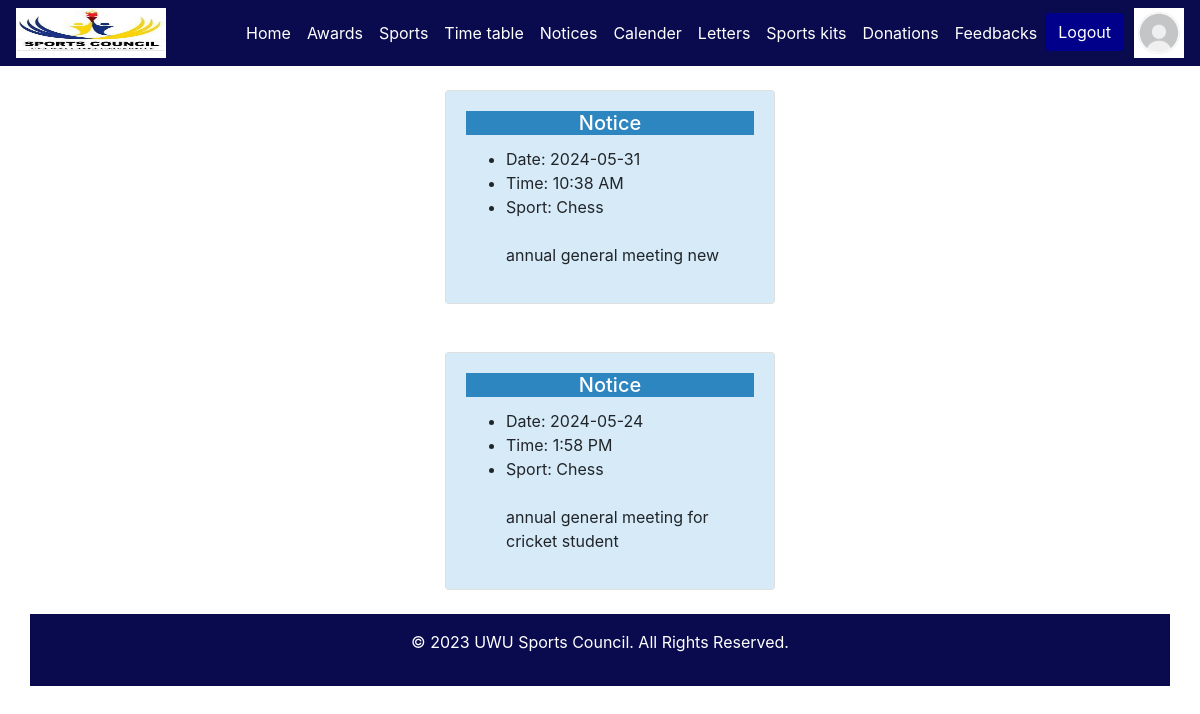
The app's page /players.php (signed in) with its own data.
### tables this page shows
CREATE TABLE `user` (
  `id` int(20) NOT NULL,
  `sport` varchar(255) NOT NULL,
  `role` varchar(255) NOT NULL,
  `date` date NOT NULL,
  `time` time NOT NULL,
  `description` text NOT NULL
);

### players.php (the view, shortened to what this page needs)
<!DOCTYPE html>
<html>
<head>
  <link rel="stylesheet" href="https://maxcdn.bootstrapcdn.com/bootstrap/4.5.2/css/bootstrap.min.css">
      <link rel="stylesheet" href="https://cdn.jsdelivr.net/npm/bootstrap@4.3.1/dist/css/bootstrap.min.css">
</head>
<body>
<nav class="navbar navbar-expand-lg navbar-light">
  <img style="width:150px; height:50px;" src="images/logo.jpg">
  <div class="collapse navbar-collapse" id="navbarNav">
    <ul class="navbar-nav ml-auto">
      <li class="nav-item active">
        <a class="nav-link" href="home_page.php">Home <span class="sr-only">(current)</span></a>
      </li>
       <li class="nav-item">
        <a class="nav-link" href="awards.php">Awards</a>
      </li>
      <li class="nav-item">
      <a class="nav-link" href="./sports/Frontend/index.php">Sports</a>
      </li>
      <li class="nav-item">
        <a class="nav-link" href="Page/1.php">Time table</a>
      </li>
      <li class="nav-item">
        <a class="nav-link" href="players.php">Notices</a>
      </li>
      <li class="nav-item">
        <a class="nav-link" href="Tournements.php">Calender</a>
      </li>
      <li class="nav-item">
        <a class="nav-link" href="letter.php">Letters</a>
      </li>
      <li class="nav-item">
        <a class="nav-link" href="sport_kit.php">Sports kits</a>
      </li>
      <li class="nav-item">
        <a class="nav-link" href="donation.php">Donations</a>
      </li>
       <li class="nav-item">
        <a class="nav-link" href="feedback_page.php">Feedbacks</a>
      </li>
      <li class="nav-item">
      <a style="background-color:darkblue; border-color: darkblue; margin-right: 10px;" href="logout.php" class="btn btn-dark">Logout</a>
      </li>
    </ul>
  </div>
  <a class="nav-item" href="profile.php">
  <img class="rounded-profile" src="images/profile1.jpg" alt="Profile Icon" style="width:50px; height:50px;">
</a>
</nav>
    <div class="container-fluid">
    <div class="container-fluid">
    <div class="row justify-content-center">
      <div class="col-lg-12">
                <?php
                include("DbConnector.php");
                $sql = "SELECT id, sport, date, time, description FROM `user`";
                $result = mysqli_query($con, $sql);
                while ($row = mysqli_fetch_array($result)) {
                    $capitalizedSport = ucfirst($row['sport']);
                ?>
                    <br>
                    <div class="col-sm-8 ">
                        <div style="margin-left: 400px;" class="card">
                            <div style="background-color:#D6EAF8;" class="card-body text-bg-light">
                                <h5 style="background-color:#2E86C1; text-align: center; color: white;" class="card-title text-bg-secondary">Notice</h5>
                                <ul class="">
                                    <li>Date: <?php echo $row['date']; ?></li>
                                    <li>Time: <?php echo date('g:i A', strtotime($row['time'])); ?></li>
                                    <li>Sport: <?php echo $capitalizedSport; ?></li>
                                    <br>
                                    <p class="card-text"><?php echo $row['description']; ?></p>
                                </ul>
                            </div>
                        </div>
                    </div>
                    <br>
                <?php } ?>
<footer style="background-color: #0A0B4F;" class="text-white text-center py-3">
    <div class="container-fluid">
      <div class="row">
        <div class="col">
          <p>&copy; 2023 UWU Sports Council. All Rights Reserved.</p>
        </div>
      </div>
    </div>
  </footer>
        </div>
    </div>
</body>
</html>

### players.php (style rules this page uses)
.navbar-nav .nav-link { color: white !important; }
.navbar { background-color:#0A0B4F; }

### records on screen
user: date "2024-05-31", time "10:38 AM", sport "Chess", description "annual general meeting new"
user: date "2024-05-24", time "1:58 PM", sport "Chess", description "annual general meeting for cricket student"
